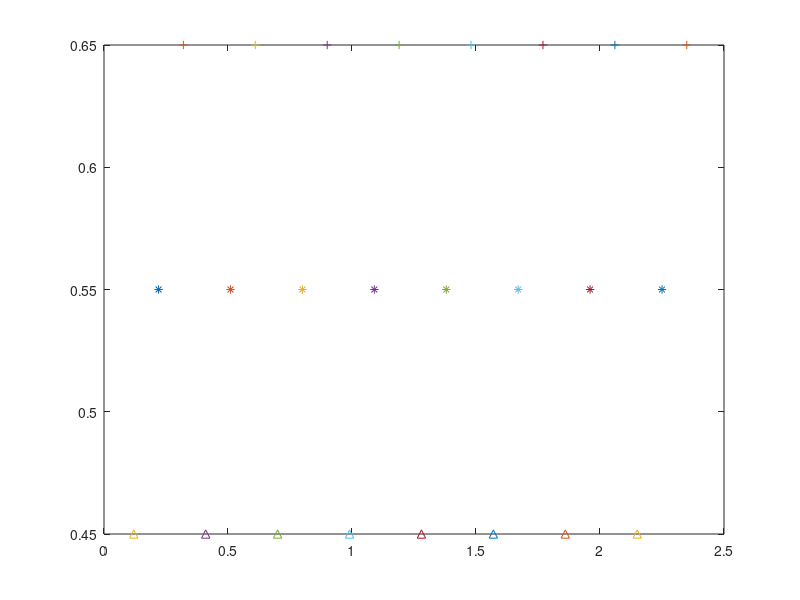

Write MATLAB code to recreate this figure. (Note: this script raises an error after producing the figure.)
%Ground truth
for v = 0.22:0.29:2.25
    a1=plot(v,0.55,'*');
    hold on
end
%Plot the buffer (+-10cm) for decawave
for v = 0.32:0.29:2.35
    a2=plot(v,0.65,'+');
    hold on
end
for v = 0.12:0.29:2.15
    a3=plot(v,0.45,'^');
    hold on
end
%All values below are measured values from decawave

%x=[0.20,0.45,0.84,1.12,1.48,1.70,2.0,2.35];%Effect of anchor height(Slide 7) 2nd plot data
%y=[0.56,0.60,0.53,0.57,0.57,0.43,0.42,0.53];

%x=[0.11,0.49,0.76,1.06,1.37,1.67,2.01,2.39];%Square geometry data(Slide 9)
%y=[0.56,0.65,0.63,0.57,0.57,0.55,0.57,0.59];

%x1=[0.22,0.53,0.82,1.08,1.39,1.72,2.07,2.50];%Tringle geometry data(Slide 10)
%y1=[0.55,0.53,0.56,0.56,0.57,0.62,0.65,0.57];

%x3=[0.26,0.55,0.84,1.10,1.41,1.68,1.93,2.29];%All anchors on one side data(Slide 11)
%y3=[0.30,0.25,0.24,0.21,0.44,0.35,0.36,0.13];

%x3_std=[0.013,0.011,0.015,0.017,0.016,0.011,0.012,0.020];%Std. deviation for slide 11 exp
%y3_std=[0.059,0.049,0.073,0.062,0.041,0.036,0.040,0.046];

%x4=[0.23,0.55,0.79,1.12,1.39,1.65,1.93,2.25];%All anchors on one side with two anchors further away Slide 13
%y4=[0.38,0.40,0.46,0.49,0.43,0.37,0.38,0.28];

%x4_std=[0.021,0.016,0.023,0.031,0.014,0.027,0.022,0.018];%Std. deviation for slide 13 exp
%y4_std=[0.043,0.041,0.042,0.046,0.030,0.042,0.070,0.075];

%Plot the std. Deviation for all data points
%for i = 1:1:8
    %theta = 0 : 0.01 : 2*pi;
    %xcenter=x4(i);
    %ycenter=y4(i);
    %xradius=x4_std(i);
    %yradius=y4_std(i);
    %x = xradius * cos(theta) + xcenter;
    %y = yradius * sin(theta) + ycenter;
    %a5=plot(x, y);
    %hold on
%end


a4=plot(x,y,'o');
axis([0 3 0 1.1]);
legend([a1,a2,a3,a4],'True value','buffer(+0.1m)','buffer(-0.1m)','Measured value','Standard deviation');
title('Anchors-elevated');




